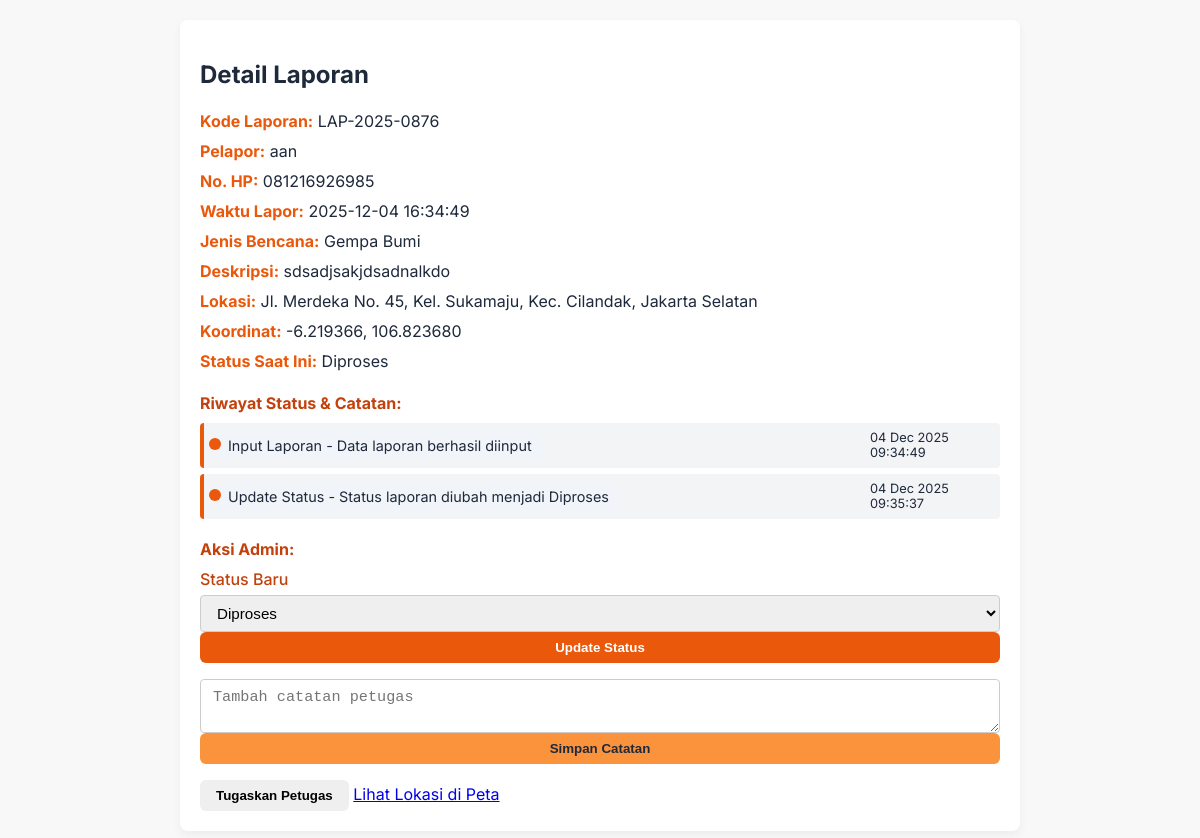
The app's page /admin/laporan_detail.php?id=33 (signed in), older data.
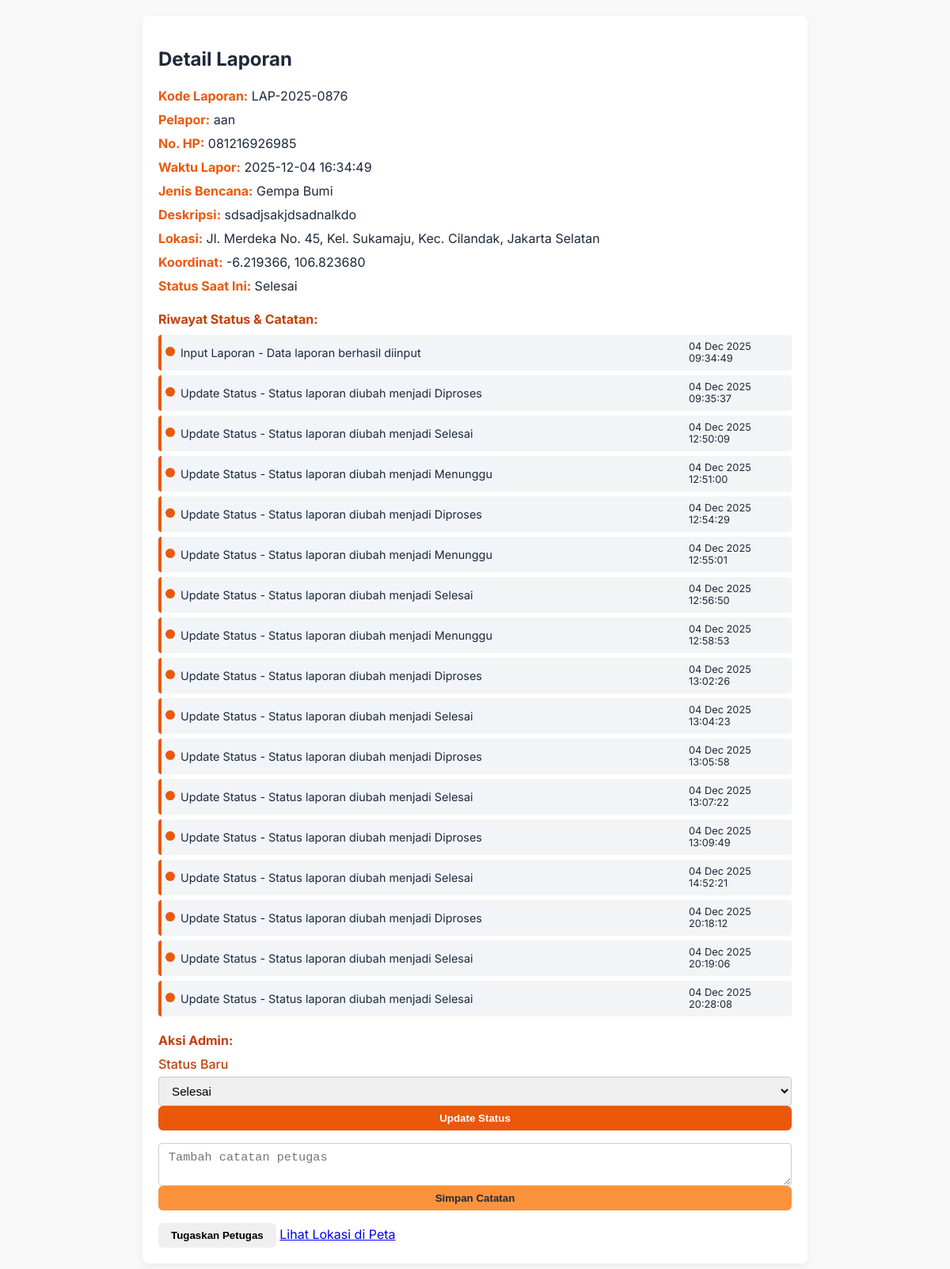
The same page, newer data.
### tables this page shows
CREATE TABLE `tb_laporan` (
  `id_laporan` int NOT NULL,
  `kode_laporan` varchar(20) NOT NULL,
  `nama_pelapor` varchar(100) NOT NULL,
  `no_hp` varchar(20) NOT NULL,
  `alamat` text NOT NULL,
  `latitude` decimal(10,6) DEFAULT NULL,
  `longitude` decimal(10,6) DEFAULT NULL,
  `jenis_bencana` enum('Banjir','Gempa Bumi','Tanah Longsor','Kebakaran','Angin Puting Beliung','Tsunami','Gunung Meletus','Kekeringan','Lainnya') NOT NULL,
  `jenis_kerusakan` enum('Ringan','Sedang','Berat','Sangat Berat') NOT NULL,
  `deskripsi` text,
  `foto` varchar(255) DEFAULT NULL,
  `status` enum('Menunggu','Diproses','Selesai') NOT NULL DEFAULT 'Menunggu',
  `id_petugas` int DEFAULT NULL,
  `catatan_admin` text,
  `tanggal_lapor` timestamp NULL DEFAULT CURRENT_TIMESTAMP,
  `tanggal_update` timestamp NULL DEFAULT CURRENT_TIMESTAMP ON UPDATE CURRENT_TIMESTAMP,
  `created_at` datetime NOT NULL DEFAULT CURRENT_TIMESTAMP
);

CREATE TABLE `tb_log_aktivitas` (
  `id_log` int NOT NULL,
  `id_admin` int DEFAULT NULL,
  `id_laporan` int DEFAULT NULL,
  `aksi` varchar(100) NOT NULL,
  `keterangan` text,
  `ip_address` varchar(50) DEFAULT NULL,
  `tanggal` timestamp NULL DEFAULT CURRENT_TIMESTAMP
);

### admin/laporan_detail.php (the view, shortened to what this page needs)
<?php
include '../config/database.php';
$id_laporan = intval($_GET['id'] ?? 0);
$data = mysqli_fetch_assoc(mysqli_query($koneksi, "SELECT * FROM tb_laporan WHERE id_laporan = $id_laporan"));
$riwayat = [];
$riq = mysqli_query($koneksi, "SELECT aksi, keterangan, tanggal FROM tb_log_aktivitas WHERE id_laporan = $id_laporan ORDER BY tanggal ASC");
while($r = mysqli_fetch_assoc($riq)){
    $riwayat[] = $r;
}
$lat = htmlspecialchars($data['latitude'] ?? '');
$lng = htmlspecialchars($data['longitude'] ?? '');
$maps_url = ($lat && $lng) ? "https://www.google.com/maps?q={$lat},{$lng}" : "#";
?>
<link rel="stylesheet" href="../assets/css/laporan_detail.css">
<div class="card card-laporan">
    <div class="card-body">
        <h2>Detail Laporan</h2>
        <p><strong>Kode Laporan:</strong> <?= htmlspecialchars($data['kode_laporan'] ?? '-') ?></p>
        <p><strong>Pelapor:</strong> <?= htmlspecialchars($data['nama_pelapor'] ?? '-') ?></p>
        <p><strong>No. HP:</strong> <?= htmlspecialchars($data['no_hp'] ?? '-') ?></p>
        <p><strong>Waktu Lapor:</strong> <?= htmlspecialchars($data['tanggal_lapor'] ?? '-') ?></p>
        <p><strong>Jenis Bencana:</strong> <?= htmlspecialchars($data['jenis_bencana'] ?? '-') ?></p>
        <p><strong>Deskripsi:</strong> <?= htmlspecialchars($data['deskripsi'] ?? '-') ?></p>
        <p><strong>Lokasi:</strong> <?= htmlspecialchars($data['alamat'] ?? '-') ?></p>
        <p><strong>Koordinat:</strong> <?= $lat ?>, <?= $lng ?></p>
        <p><strong>Status Saat Ini:</strong>
            <span class="badge badge-<?= strtolower($data['status'] ?? 'menunggu') ?>">
                <?= htmlspecialchars($data['status'] ?? '-') ?>
            </span>
        </p>
        <h4>Riwayat Status & Catatan:</h4>
        <div id="riwayat-container">
            <ul class="timeline-laporan">
                <?php foreach($riwayat as $r): ?>
                    <li class="timeline-laporan-item <?= ($r['aksi'] == $data['status']) ? 'active' : '' ?>">
                        <span class="timeline-laporan-time"><?= !empty($r['tanggal']) ? date('d M Y H:i:s', strtotime($r['tanggal'])) : '—' ?></span>
                        <span class="timeline-laporan-content">
                            <?= htmlspecialchars($r['aksi']) ?><?= !empty($r['keterangan']) ? ' - ' . htmlspecialchars($r['keterangan']) : '' ?>
                        </span>
                    </li>
                <?php endforeach; ?>
            </ul>
        </div>
        <h4>Aksi Admin:</h4>
        <div class="laporan-actions">
            <form id="form-update-status">
                <label>Status Baru</label>
                <select name="status" class="form-control" required>
                    <?php
                    $all_status = ['Menunggu','Diproses','Selesai'];
                    foreach($all_status as $s){
                        $selected = ($data['status'] ?? '') == $s ? 'selected' : '';
                        echo '<option value="'.htmlspecialchars($s).'" '.$selected.'>'.htmlspecialchars($s).'</option>';
                    }
                    ?>
                </select>
                <button type="submit" class="btn btn-success mt-2">Update Status</button>
            </form>
            <form id="form-tambah-catatan" style="margin-top:10px;">
                <textarea name="catatan" class="form-control" placeholder="Tambah catatan petugas"></textarea>
                <button type="submit" class="btn btn-primary mt-2">Simpan Catatan</button>
            </form>
            <button id="btn-tugaskan" class="btn btn-info mt-2">Tugaskan Petugas</button>
            <a href="<?= $maps_url ?>" target="_blank" class="btn btn-secondary mt-2">Lihat Lokasi di Peta</a>
        </div>
    </div>
</div>

### assets/css/laporan_detail.css (style rules this page uses)
.card { background-color: var(--bg-card); border-radius: var(--border-radius); box-shadow: 0 4px 10px rgba(0,0,0,0.05); padding: 20px; max-width: 800px; margin: 0 auto 30px auto; transition: box-shadow var(--transition-speed); }
.card h4 { margin-top: 20px; margin-bottom: 10px; color: var(--primary-dark); }
.card p { margin: 6px 0; line-height: 1.5; }
.card p strong { color: var(--primary); }
.card ul { list-style: none; padding-left: 0; }
.card ul li { padding: 8px 12px; margin-bottom: 6px; background-color: #f3f4f6; border-left: 4px solid var(--primary); border-radius: 4px; display: flex; justify-content: space-between; align-items: center; }
.card ul li:last-child { margin-bottom: 0; }
.card form { display: flex; flex-direction: column; }
.card form label { margin-bottom: 6px; font-weight: 500; color: var(--primary-dark); }
.card form .form-control { padding: 8px 12px; border: 1px solid #ccc; border-radius: 4px; font-size: 0.95rem; transition: border-color var(--transition-speed); }
.card button.btn { padding: 8px 16px; border: none; border-radius: 6px; cursor: pointer; font-weight: 600; transition: background-color var(--transition-speed), transform var(--transition-speed); }
.card button.btn-success { background-color: var(--primary); color: #fff; }
.card button.btn-primary { background-color: var(--primary-light); color: var(--secondary); }
.timeline-laporan { list-style: none; padding-left: 0; margin: 0; }
.timeline-laporan-item { position: relative; padding-left: 150px; margin-bottom: 15px; }
.timeline-laporan-item::before { content: ''; position: absolute; left: 0px; top: 5px; width: 12px; height: 12px; background-color: var(--primary, #ea580c); border-radius: 50%; }
.timeline-laporan-time { position: absolute; right: 0; width: 140px; font-size: 0.8rem; color: #64748b; }
.timeline-laporan-content { display: inline-block; background: #f1f5f9; padding: 6px 12px; border-radius: 6px; font-size: 0.9rem; }

### admin/laporan_detail.php (style rules this page uses)
.timeline-laporan { list-style: none; padding-left: 0; }
.timeline-laporan-item { margin-bottom: 12px; position: relative; padding-left: 140px; }
.timeline-laporan-item::before { content: ''; position: absolute; left: 5px; top: 15px; width: 12px; height: 12px; background: var(--primary); border-radius: 50%; }
.timeline-laporan-time { position: absolute; right: 0; width: 130px; font-size: 0.8rem; color: var(--gray-500); }
.timeline-laporan-content { display: inline-block; }

Row changes from the older to the newer data that the page shows:
changed tb_laporan "aan": status "Diproses" → "Selesai"
added tb_log_aktivitas: tanggal "04 Dec 2025 12:50:09", aksi "Update Status", keterangan "Status laporan diubah menjadi Selesai"
added tb_log_aktivitas: tanggal "04 Dec 2025 12:51:00", aksi "Update Status", keterangan "Status laporan diubah menjadi Menunggu"
added tb_log_aktivitas: tanggal "04 Dec 2025 12:54:29", aksi "Update Status", keterangan "Status laporan diubah menjadi Diproses"
added tb_log_aktivitas: tanggal "04 Dec 2025 12:55:01", aksi "Update Status", keterangan "Status laporan diubah menjadi Menunggu"
added tb_log_aktivitas: tanggal "04 Dec 2025 12:56:50", aksi "Update Status", keterangan "Status laporan diubah menjadi Selesai"
added tb_log_aktivitas: tanggal "04 Dec 2025 12:58:53", aksi "Update Status", keterangan "Status laporan diubah menjadi Menunggu"
added tb_log_aktivitas: tanggal "04 Dec 2025 13:02:26", aksi "Update Status", keterangan "Status laporan diubah menjadi Diproses"
added tb_log_aktivitas: tanggal "04 Dec 2025 13:04:23", aksi "Update Status", keterangan "Status laporan diubah menjadi Selesai"
added tb_log_aktivitas: tanggal "04 Dec 2025 13:05:58", aksi "Update Status", keterangan "Status laporan diubah menjadi Diproses"
added tb_log_aktivitas: tanggal "04 Dec 2025 13:07:22", aksi "Update Status", keterangan "Status laporan diubah menjadi Selesai"
added tb_log_aktivitas: tanggal "04 Dec 2025 13:09:49", aksi "Update Status", keterangan "Status laporan diubah menjadi Diproses"
added tb_log_aktivitas: tanggal "04 Dec 2025 14:52:21", aksi "Update Status", keterangan "Status laporan diubah menjadi Selesai"
added tb_log_aktivitas: tanggal "04 Dec 2025 20:18:12", aksi "Update Status", keterangan "Status laporan diubah menjadi Diproses"
added tb_log_aktivitas: tanggal "04 Dec 2025 20:19:06", aksi "Update Status", keterangan "Status laporan diubah menjadi Selesai"
added tb_log_aktivitas: tanggal "04 Dec 2025 20:28:08", aksi "Update Status", keterangan "Status laporan diubah menjadi Selesai"
Text that changed along with them:
form field status: "Diproses" → "Selesai"
